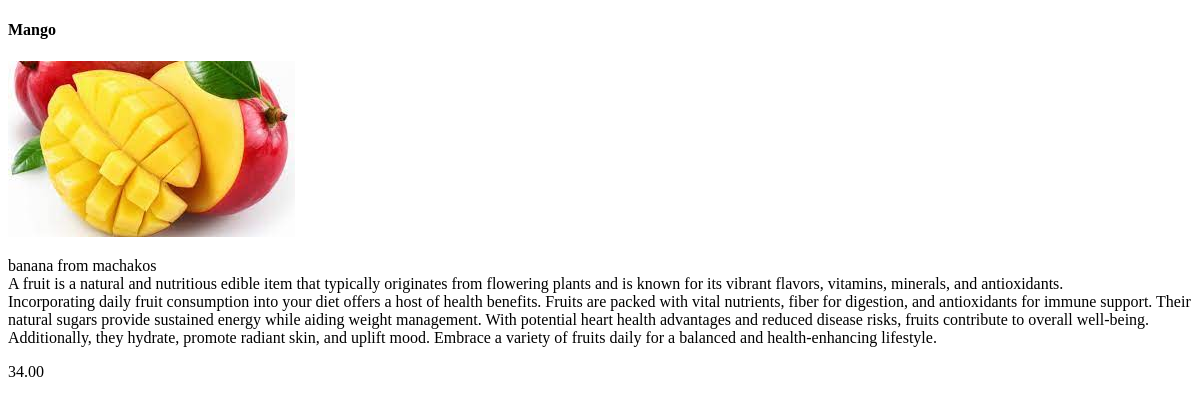
The page /inventory/products/1/ on the database as committed earlier.
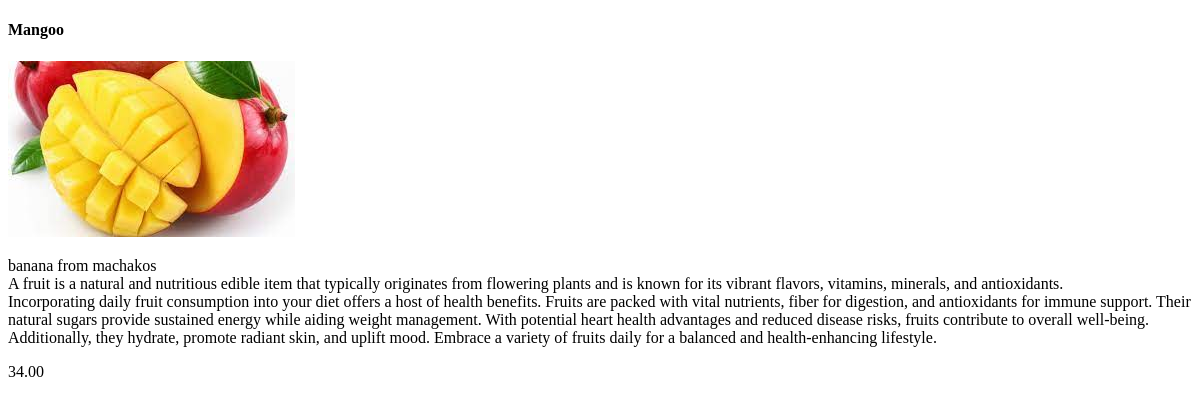
The same page on the database as committed later.
### inventory/models.py (models this page shows, shortened)
class Product(models.Model):
    name = models.CharField(max_length=32)
    description = models.TextField()
    image = models.ImageField(upload_to="images")
    price = models.DecimalField(max_digits=6,decimal_places=2)
    stock = models.PositiveIntegerField()
    date_created = models.DateTimeField(auto_now_add=True)
    date_updated = models.DateField(auto_now=True)

### inventory/views.py (the view)
# urls.py: path("products/<int:id>/",product_detail,name="product_detail_view"),
def  product_detail(request,id):
    product=Product.objects.get(id=id)
    return render(request,'inventory/product_detail.html',{'product':product})

### template/inventory/product_detail.html (shortened to what this page needs)
<!DOCTYPE html>
<html lang="en">
<head>
    {% load static %}
    <link rel="stylesheet" href="{% static 'product_css/edit_product.css' %}">
</head>
<body>
    <div class="card">
        <h4>{{ product.name }}</h4>
        {% if product.image %}
            <img src="{{ product.image.url }}" alt="{{ product.name }} Image">
        {% endif %}
        <p>{{ product.description }}<br>
            A fruit is a natural and nutritious edible item that typically originates from flowering plants and is known for its vibrant flavors, vitamins, minerals, and antioxidants. <br>
            Incorporating daily fruit consumption into your diet offers a host of health benefits. Fruits are packed with vital nutrients, fiber for digestion, and antioxidants for immune support. Their natural sugars provide sustained energy while aiding weight management. With potential heart health advantages and reduced disease risks, fruits contribute to overall well-being. Additionally, they hydrate, promote radiant skin, and uplift mood. Embrace a variety of fruits daily for a balanced and health-enhancing lifestyle.</p>
        <span>{{ product.price }}</span>
    </div>
</body>
</html>

Rows that differ between the two databases and show on the page:
changed Product "banana from machakos": name "Mango" → "Mangoo"
